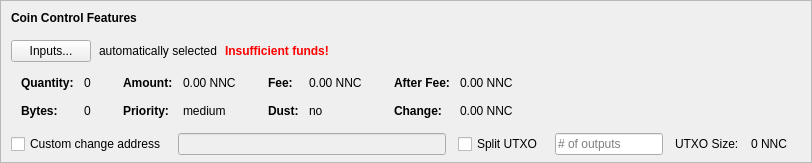
    <widget class="QFrame" name="frameCoinControl">
     <property name="sizePolicy">
      <sizepolicy hsizetype="Expanding" vsizetype="Expanding">
       <horstretch>0</horstretch>
       <verstretch>0</verstretch>
      </sizepolicy>
     </property>
     <property name="maximumSize">
      <size>
       <width>16777215</width>
       <height>16777215</height>
      </size>
     </property>
     <property name="frameShape">
      <enum>QFrame::StyledPanel</enum>
     </property>
     <property name="frameShadow">
      <enum>QFrame::Sunken</enum>
     </property>
     <layout class="QVBoxLayout" name="verticalLayoutCoinControl2">
      <property name="spacing">
       <number>0</number>
      </property>
      <property name="leftMargin">
       <number>0</number>
      </property>
      <property name="topMargin">
       <number>0</number>
      </property>
      <property name="rightMargin">
       <number>0</number>
      </property>
      <property name="bottomMargin">
       <number>6</number>
      </property>
      <item>
       <layout class="QVBoxLayout" name="verticalLayoutCoinControl" stretch="0,0,0,0,1">
        <property name="spacing">
         <number>0</number>
        </property>
        <property name="leftMargin">
         <number>10</number>
        </property>
        <property name="topMargin">
         <number>10</number>
        </property>
        <item>
         <layout class="QHBoxLayout" name="horizontalLayoutCoinControl1">
          <property name="bottomMargin">
           <number>15</number>
          </property>
          <item>
           <widget class="QLabel" name="labelCoinControlFeatures">
            <property name="sizePolicy">
             <sizepolicy hsizetype="Preferred" vsizetype="Maximum">
              <horstretch>0</horstretch>
              <verstretch>0</verstretch>
             </sizepolicy>
            </property>
            <property name="font">
             <font>
              <weight>75</weight>
              <bold>true</bold>
             </font>
            </property>
            <property name="styleSheet">
             <string notr="true">font-weight:bold;</string>
            </property>
            <property name="text">
             <string>Coin Control Features</string>
            </property>
           </widget>
          </item>
         </layout>
        </item>
        <item>
         <layout class="QHBoxLayout" name="horizontalLayoutCoinControl2" stretch="0,0,0,0">
          <property name="spacing">
           <number>8</number>
          </property>
          <property name="bottomMargin">
           <number>10</number>
          </property>
          <item>
           <widget class="QPushButton" name="pushButtonCoinControl">
            <property name="styleSheet">
             <string notr="true"/>
            </property>
            <property name="text">
             <string>Inputs...</string>
            </property>
            <property name="autoDefault">
             <bool>false</bool>
            </property>
           </widget>
          </item>
          <item>
           <widget class="QLabel" name="labelCoinControlAutomaticallySelected">
            <property name="text">
             <string>automatically selected</string>
            </property>
            <property name="margin">
             <number>5</number>
            </property>
           </widget>
          </item>
          <item>
           <widget class="QLabel" name="labelCoinControlInsuffFunds">
            <property name="font">
             <font>
              <weight>75</weight>
              <bold>true</bold>
             </font>
            </property>
            <property name="styleSheet">
             <string notr="true">color:red;font-weight:bold;</string>
            </property>
            <property name="text">
             <string>Insufficient funds!</string>
            </property>
            <property name="margin">
             <number>5</number>
            </property>
           </widget>
          </item>
          <item>
           <spacer name="horizontalSpacerCoinControl">
            <property name="orientation">
             <enum>Qt::Horizontal</enum>
            </property>
            <property name="sizeHint" stdset="0">
             <size>
              <width>40</width>
              <height>1</height>
             </size>
            </property>
           </spacer>
          </item>
         </layout>
        </item>
        <item>
         <widget class="QWidget" name="widgetCoinControl" native="true">
          <property name="sizePolicy">
           <sizepolicy hsizetype="Preferred" vsizetype="Preferred">
            <horstretch>0</horstretch>
            <verstretch>0</verstretch>
           </sizepolicy>
          </property>
          <property name="minimumSize">
           <size>
            <width>0</width>
            <height>0</height>
           </size>
          </property>
          <property name="styleSheet">
           <string notr="true"/>
          </property>
          <layout class="QHBoxLayout" name="horizontalLayoutCoinControl5">
           <property name="leftMargin">
            <number>0</number>
           </property>
           <property name="topMargin">
            <number>0</number>
           </property>
           <property name="rightMargin">
            <number>0</number>
           </property>
           <property name="bottomMargin">
            <number>0</number>
           </property>
           <item>
            <layout class="QHBoxLayout" name="horizontalLayoutCoinControl3" stretch="0,0,0,1">
             <property name="spacing">
              <number>20</number>
             </property>
             <property name="topMargin">
              <number>0</number>
             </property>
             <property name="bottomMargin">
              <number>10</number>
             </property>
             <item>
              <layout class="QFormLayout" name="formLayoutCoinControl1">
               <property name="horizontalSpacing">
                <number>10</number>
               </property>
               <property name="verticalSpacing">
                <number>14</number>
               </property>
               <property name="leftMargin">
                <number>10</number>
               </property>
               <property name="topMargin">
                <number>4</number>
               </property>
               <property name="rightMargin">
                <number>6</number>
               </property>
               <item row="0" column="0">
                <widget class="QLabel" name="labelCoinControlQuantityText">
                 <property name="font">
                  <font>
                   <weight>75</weight>
                   <bold>true</bold>
                  </font>
                 </property>
                 <property name="text">
                  <string>Quantity:</string>
                 </property>
                 <property name="margin">
                  <number>0</number>
                 </property>
                </widget>
               </item>
               <item row="0" column="1">
                <widget class="QLabel" name="labelCoinControlQuantity">
                 <property name="cursor">
                  <cursorShape>IBeamCursor</cursorShape>
                 </property>
                 <property name="contextMenuPolicy">
                  <enum>Qt::ActionsContextMenu</enum>
                 </property>
                 <property name="text">
                  <string notr="true">0</string>
                 </property>
                 <property name="margin">
                  <number>0</number>
                 </property>
                 <property name="textInteractionFlags">
                  <set>Qt::LinksAccessibleByMouse|Qt::TextSelectableByKeyboard|Qt::TextSelectableByMouse</set>
                 </property>
                </widget>
               </item>
               <item row="1" column="0">
                <widget class="QLabel" name="labelCoinControlBytesText">
                 <property name="font">
                  <font>
                   <weight>75</weight>
                   <bold>true</bold>
                  </font>
                 </property>
                 <property name="text">
                  <string>Bytes:</string>
                 </property>
                </widget>
               </item>
               <item row="1" column="1">
                <widget class="QLabel" name="labelCoinControlBytes">
                 <property name="cursor">
                  <cursorShape>IBeamCursor</cursorShape>
                 </property>
                 <property name="contextMenuPolicy">
                  <enum>Qt::ActionsContextMenu</enum>
                 </property>
                 <property name="text">
                  <string notr="true">0</string>
                 </property>
                 <property name="textInteractionFlags">
                  <set>Qt::LinksAccessibleByMouse|Qt::TextSelectableByKeyboard|Qt::TextSelectableByMouse</set>
                 </property>
                </widget>
               </item>
              </layout>
             </item>
             <item>
              <layout class="QFormLayout" name="formLayoutCoinControl2">
               <property name="horizontalSpacing">
                <number>10</number>
               </property>
               <property name="verticalSpacing">
                <number>14</number>
               </property>
               <property name="leftMargin">
                <number>6</number>
               </property>
               <property name="topMargin">
                <number>4</number>
               </property>
               <property name="rightMargin">
                <number>6</number>
               </property>
               <item row="0" column="0">
                <widget class="QLabel" name="labelCoinControlAmountText">
                 <property name="font">
                  <font>
                   <weight>75</weight>
                   <bold>true</bold>
                  </font>
                 </property>
                 <property name="text">
                  <string>Amount:</string>
                 </property>
                 <property name="margin">
                  <number>0</number>
                 </property>
                </widget>
               </item>
               <item row="0" column="1">
                <widget class="QLabel" name="labelCoinControlAmount">
                 <property name="cursor">
                  <cursorShape>IBeamCursor</cursorShape>
                 </property>
                 <property name="contextMenuPolicy">
                  <enum>Qt::ActionsContextMenu</enum>
                 </property>
                 <property name="text">
                  <string notr="true">0.00 NNC</string>
                 </property>
                 <property name="textInteractionFlags">
                  <set>Qt::LinksAccessibleByMouse|Qt::TextSelectableByKeyboard|Qt::TextSelectableByMouse</set>
                 </property>
                </widget>
               </item>
               <item row="1" column="0">
                <widget class="QLabel" name="labelCoinControlPriorityText">
                 <property name="font">
                  <font>
                   <weight>75</weight>
                   <bold>true</bold>
                  </font>
                 </property>
                 <property name="text">
                  <string>Priority:</string>
                 </property>
                </widget>
               </item>
               <item row="1" column="1">
                <widget class="QLabel" name="labelCoinControlPriority">
                 <property name="cursor">
                  <cursorShape>IBeamCursor</cursorShape>
                 </property>
                 <property name="contextMenuPolicy">
                  <enum>Qt::ActionsContextMenu</enum>
                 </property>
                 <property name="text">
                  <string>medium</string>
                 </property>
                 <property name="textInteractionFlags">
                  <set>Qt::LinksAccessibleByMouse|Qt::TextSelectableByKeyboard|Qt::TextSelectableByMouse</set>
                 </property>
                </widget>
               </item>
              </layout>
             </item>
             <item>
              <layout class="QFormLayout" name="formLayoutCoinControl3">
               <property name="horizontalSpacing">
                <number>10</number>
               </property>
               <property name="verticalSpacing">
                <number>14</number>
               </property>
               <property name="leftMargin">
                <number>6</number>
               </property>
               <property name="topMargin">
                <number>4</number>
               </property>
               <property name="rightMargin">
                <number>6</number>
               </property>
               <item row="0" column="0">
                <widget class="QLabel" name="labelCoinControlFeeText">
                 <property name="font">
                  <font>
                   <weight>75</weight>
                   <bold>true</bold>
                  </font>
                 </property>
                 <property name="text">
                  <string>Fee:</string>
                 </property>
                 <property name="margin">
                  <number>0</number>
                 </property>
                </widget>
               </item>
               <item row="0" column="1">
                <widget class="QLabel" name="labelCoinControlFee">
                 <property name="cursor">
                  <cursorShape>IBeamCursor</cursorShape>
                 </property>
                 <property name="contextMenuPolicy">
                  <enum>Qt::ActionsContextMenu</enum>
                 </property>
                 <property name="text">
                  <string notr="true">0.00 NNC</string>
                 </property>
                 <property name="textInteractionFlags">
                  <set>Qt::LinksAccessibleByMouse|Qt::TextSelectableByKeyboard|Qt::TextSelectableByMouse</set>
                 </property>
                </widget>
               </item>
               <item row="1" column="0">
                <widget class="QLabel" name="labelCoinControlLowOutputText">
                 <property name="font">
                  <font>
                   <weight>75</weight>
                   <bold>true</bold>
                  </font>
                 </property>
                 <property name="text">
                  <string>Dust:</string>
                 </property>
                </widget>
               </item>
               <item row="1" column="1">
                <widget class="QLabel" name="labelCoinControlLowOutput">
                 <property name="cursor">
                  <cursorShape>IBeamCursor</cursorShape>
                 </property>
                 <property name="contextMenuPolicy">
                  <enum>Qt::ActionsContextMenu</enum>
                 </property>
                 <property name="text">
                  <string>no</string>
                 </property>
                 <property name="textInteractionFlags">
                  <set>Qt::LinksAccessibleByMouse|Qt::TextSelectableByKeyboard|Qt::TextSelectableByMouse</set>
                 </property>
                </widget>
               </item>
              </layout>
             </item>
             <item>
              <layout class="QFormLayout" name="formLayoutCoinControl4">
               <property name="horizontalSpacing">
                <number>10</number>
               </property>
               <property name="verticalSpacing">
                <number>14</number>
               </property>
               <property name="leftMargin">
                <number>6</number>
               </property>
               <property name="topMargin">
                <number>4</number>
               </property>
               <property name="rightMargin">
                <number>6</number>
               </property>
               <item row="0" column="0">
                <widget class="QLabel" name="labelCoinControlAfterFeeText">
                 <property name="font">
                  <font>
                   <weight>75</weight>
                   <bold>true</bold>
                  </font>
                 </property>
                 <property name="text">
                  <string>After Fee:</string>
                 </property>
                 <property name="margin">
                  <number>0</number>
                 </property>
                </widget>
               </item>
               <item row="0" column="1">
                <widget class="QLabel" name="labelCoinControlAfterFee">
                 <property name="cursor">
                  <cursorShape>IBeamCursor</cursorShape>
                 </property>
                 <property name="contextMenuPolicy">
                  <enum>Qt::ActionsContextMenu</enum>
                 </property>
                 <property name="text">
                  <string notr="true">0.00 NNC</string>
                 </property>
                 <property name="textInteractionFlags">
                  <set>Qt::LinksAccessibleByMouse|Qt::TextSelectableByKeyboard|Qt::TextSelectableByMouse</set>
                 </property>
                </widget>
               </item>
               <item row="1" column="0">
                <widget class="QLabel" name="labelCoinControlChangeText">
                 <property name="font">
                  <font>
                   <weight>75</weight>
                   <bold>true</bold>
                  </font>
                 </property>
                 <property name="text">
                  <string>Change:</string>
                 </property>
                </widget>
               </item>
               <item row="1" column="1">
                <widget class="QLabel" name="labelCoinControlChange">
                 <property name="cursor">
                  <cursorShape>IBeamCursor</cursorShape>
                 </property>
                 <property name="contextMenuPolicy">
                  <enum>Qt::ActionsContextMenu</enum>
                 </property>
                 <property name="text">
                  <string notr="true">0.00 NNC</string>
                 </property>
                 <property name="textInteractionFlags">
                  <set>Qt::LinksAccessibleByMouse|Qt::TextSelectableByKeyboard|Qt::TextSelectableByMouse</set>
                 </property>
                </widget>
               </item>
              </layout>
             </item>
            </layout>
           </item>
          </layout>
         </widget>
        </item>
        <item>
         <layout class="QHBoxLayout" name="horizontalLayoutCoinControl4" stretch="0,0,0,0,0,0,0">
          <property name="spacing">
           <number>12</number>
          </property>
          <property name="sizeConstraint">
           <enum>QLayout::SetDefaultConstraint</enum>
          </property>
          <property name="topMargin">
           <number>5</number>
          </property>
          <property name="rightMargin">
           <number>5</number>
          </property>
          <item>
           <widget class="QCheckBox" name="checkBoxCoinControlChange">
            <property name="toolTip">
             <string>If this is activated, but the change address is empty or invalid, change will be sent to a newly generated address.</string>
            </property>
            <property name="text">
             <string>Custom change address</string>
            </property>
           </widget>
          </item>
          <item>
           <widget class="QValidatedLineEdit" name="lineEditCoinControlChange">
            <property name="enabled">
             <bool>false</bool>
            </property>
            <property name="sizePolicy">
             <sizepolicy hsizetype="Expanding" vsizetype="Fixed">
              <horstretch>0</horstretch>
              <verstretch>0</verstretch>
             </sizepolicy>
            </property>
           </widget>
          </item>
          <item>
           <widget class="QCheckBox" name="splitBlockCheckBox">
            <property name="text">
             <string>Split UTXO</string>
            </property>
           </widget>
          </item>
          <item>
           <widget class="QLineEdit" name="splitBlockLineEdit">
            <property name="sizePolicy">
             <sizepolicy hsizetype="Fixed" vsizetype="Fixed">
              <horstretch>50</horstretch>
              <verstretch>0</verstretch>
             </sizepolicy>
            </property>
            <property name="placeholderText">
             <string># of outputs</string>
            </property>
           </widget>
          </item>
          <item>
           <widget class="QLabel" name="labelBlockSizeText">
            <property name="text">
             <string>UTXO Size:</string>
            </property>
           </widget>
          </item>
          <item>
           <widget class="QLabel" name="labelBlockSize">
            <property name="text">
             <string>0 NNC</string>
            </property>
           </widget>
          </item>
          <item>
           <widget class="QLabel" name="labelCoinControlChangeLabel">
            <property name="sizePolicy">
             <sizepolicy hsizetype="Preferred" vsizetype="Expanding">
              <horstretch>0</horstretch>
              <verstretch>0</verstretch>
             </sizepolicy>
            </property>
            <property name="minimumSize">
             <size>
              <width>0</width>
              <height>0</height>
             </size>
            </property>
            <property name="text">
             <string/>
            </property>
            <property name="margin">
             <number>3</number>
            </property>
           </widget>
          </item>
         </layout>
        </item>
        <item>
         <spacer name="verticalSpacerCoinControl">
          <property name="orientation">
           <enum>Qt::Vertical</enum>
          </property>
          <property name="sizeHint" stdset="0">
           <size>
            <width>800</width>
            <height>1</height>
           </size>
          </property>
         </spacer>
        </item>
       </layout>
      </item>
     </layout>
    </widget>
